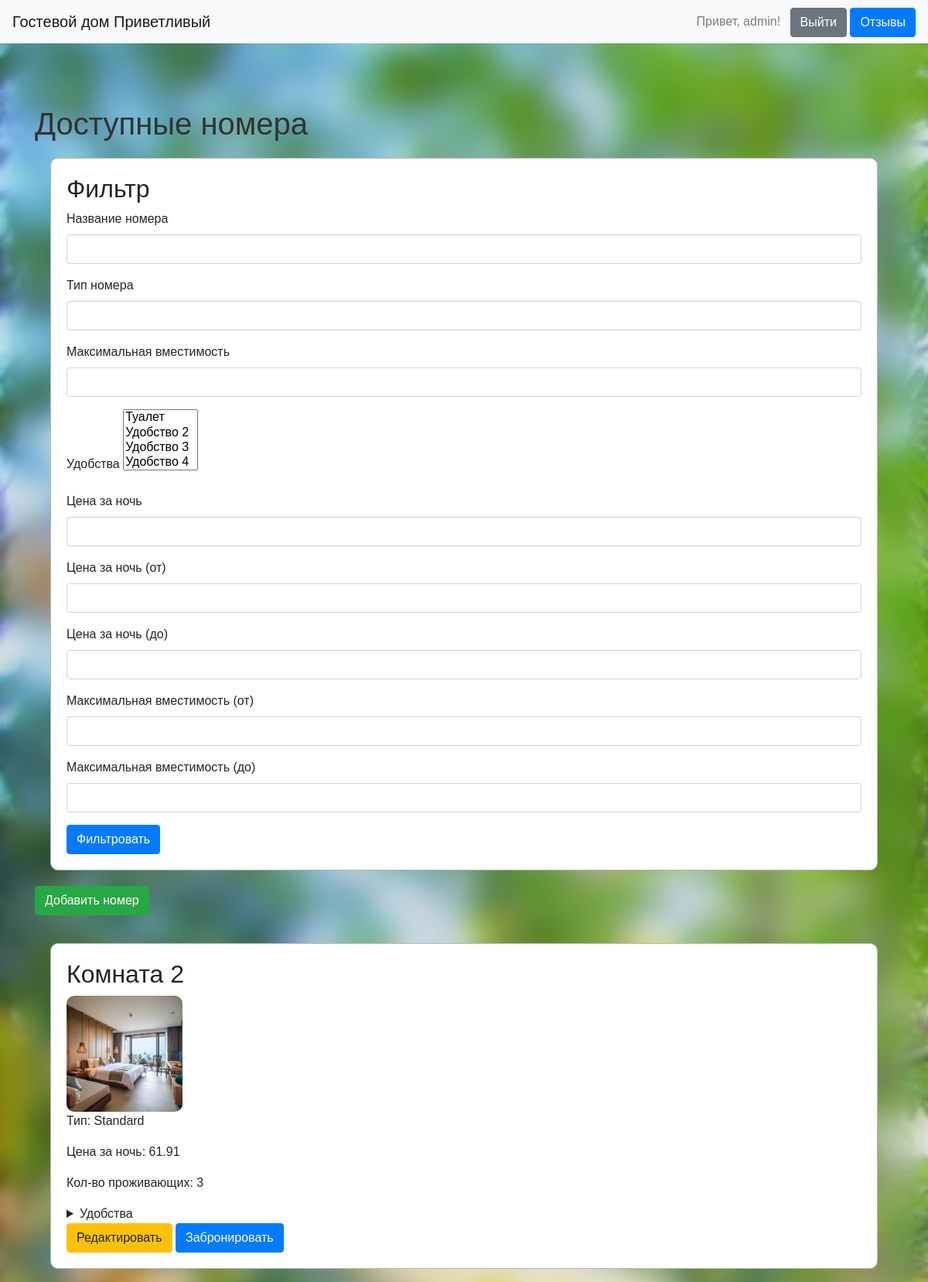
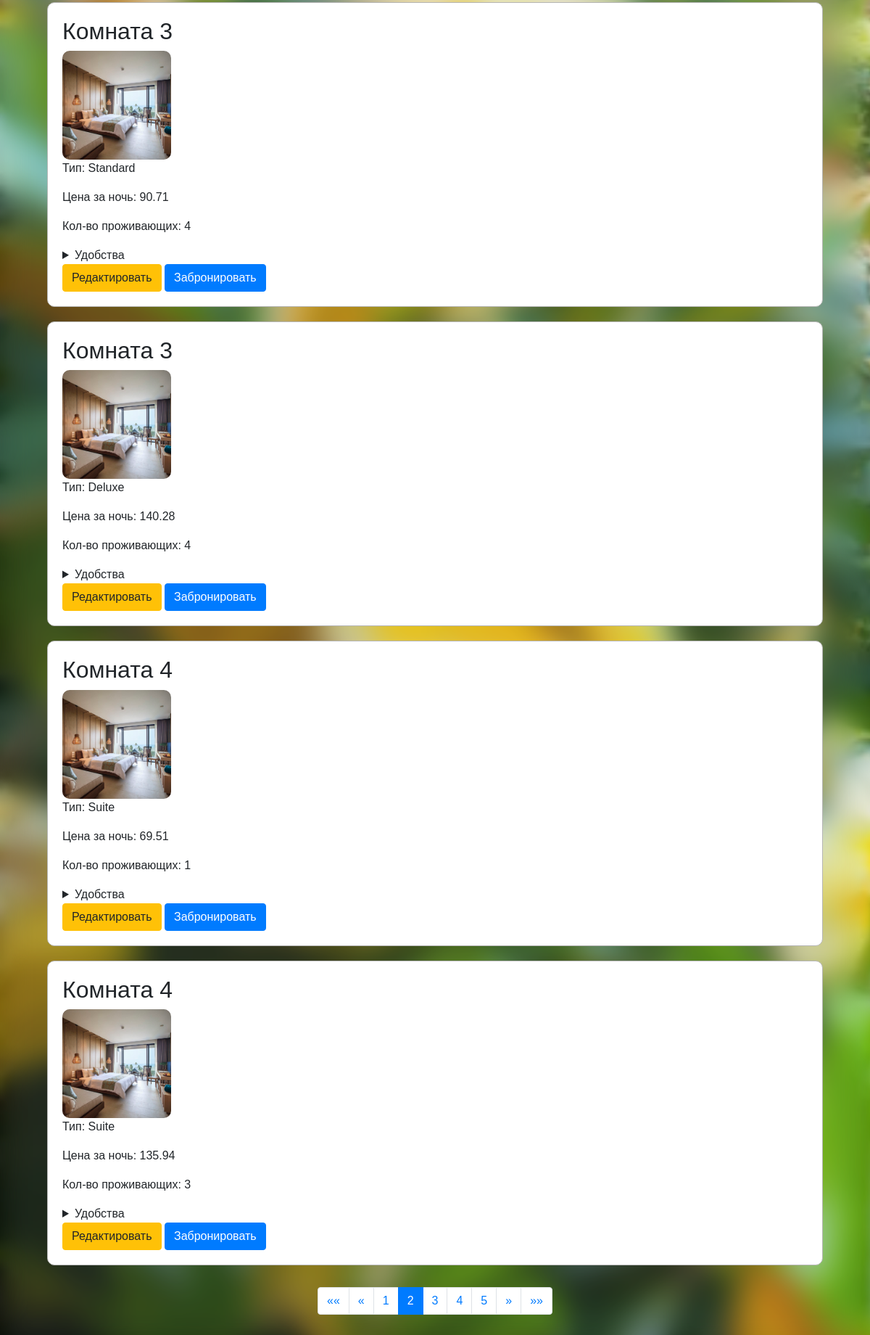
The app's page /?page=2 (signed in) with its own data (2 pictures, top to bottom).
### bookings/models.py (models this page shows, shortened)
class Amenity(models.Model):
    name = models.CharField(max_length=100, verbose_name="Название удобства")
    history = HistoricalRecords()  # Отслеживание истории
    def __str__(self):
        return self.name
    class Meta:
        verbose_name = "Удобство"
        verbose_name_plural = "Удобства"

class Room(models.Model):
    name = models.CharField(max_length=100, verbose_name="Название номера")
    room_number = models.CharField(max_length=10, verbose_name="Номер комнаты")
    room_type = models.CharField(max_length=50, verbose_name="Тип номера")
    price_per_night = models.DecimalField(max_digits=6, decimal_places=2, verbose_name="Цена за ночь")
    max_occupancy = models.IntegerField(verbose_name="Максимальная вместимость")
    amenities = models.ManyToManyField('Amenity', blank=True, verbose_name="Удобства")
    image = models.ImageField(upload_to='images/', verbose_name="Изображение")
    history = HistoricalRecords()  # Отслеживание истории
    class Meta:
        verbose_name = "Номер"
        verbose_name_plural = "Номера"
        ordering = ['name']

### bookings/views.py (the view)
# urls.py: path('', views.index, name='index'),
def index(request):
    rooms = Room.objects.all()
    filterset = RoomFilter(request.GET, queryset=rooms)  # Применяем фильтр
    filtered_queryset = filterset.qs  # Получаем отфильтрованный queryset
    paginator = Paginator(filtered_queryset, 5)  # Разбиваем на страницы по 5 объектов
    page_number = request.GET.get('page')  # Получаем номер страницы из GET-запроса
    rooms = paginator.get_page(page_number)  # Получаем объект страницы
    context = {
        'rooms': rooms,
        'filterset': filterset,
    }
    return render(request, 'bookings/index.html', context)

### bookings/templates/bookings/index.html (shortened to what this page needs)
{% load crispy_forms_tags %}
<!DOCTYPE html>
<html>
<head>
    {% load static %}
    <link rel="stylesheet" type="text/css"
          href="https://stackpath.bootstrapcdn.com/bootstrap/4.5.2/css/bootstrap.min.css">
    <link rel="stylesheet" href="{% static 'css/styles.css' %}">
</head>
<body>
<header class="navbar navbar-expand-lg navbar-light bg-light">
    <a class="navbar-brand" href="#">Гостевой дом Приветливый</a>
    <div class="ml-auto">
        {% if user.is_authenticated %}
            <span class="navbar-text">Привет, {{ user.username }}!</span>
            <form method="post" action="{% url 'logout' %}" style="display: inline;">
                <button type="submit" class="btn btn-secondary ml-2">Выйти</button>
                <a href="{% url 'review_list' %}" class="btn btn-primary">Отзывы</a>
            </form>
        {% else %}
            <button class="btn btn-primary" data-toggle="modal" data-target="#loginModal">Войти</button>
        {% endif %}
    </div>
</header>
<div class="container">
    <h1 class="mt-4">Доступные номера</h1>
    <div class="room">
        <h2>Фильтр</h2>
        <form method="get" action="/">
            {{ filterset.form|crispy }}
            <button type="submit" class="btn btn-primary">Фильтровать</button>
        </form>
    </div>
    {% if user.is_superuser %}
        <a href="{% url 'add_room' %}" class="btn btn-success mb-3">Добавить номер</a>
    {% endif %}
    <div class="rooms-list">
        {% for room in rooms %}
            <div class="room">
                <h2>{{ room.name }}</h2>
                <img src="{{ room.image.url }}" alt="Room Image" class="room-image">
                <p>Тип: {{ room.room_type }}</p>
                <p>Цена за ночь: {{ room.price_per_night }}</p>
                <p>Кол-во проживающих: {{ room.max_occupancy }}</p>
                <details>
                    <summary>Удобства</summary>
                </details>
                {% if user.is_superuser %}
                    <a href="{% url 'edit_room' room.pk %}" class="btn btn-warning">Редактировать</a>
                {% endif %}
                <button class="btn btn-primary" data-toggle="modal" data-target="#bookingModal">Забронировать</button>
            </div>
        {% endfor %}
    </div>
</div>
<nav aria-label="Page navigation">
    <ul class="pagination">
        {% if rooms.has_previous %}
            <li class="page-item">
                <a class="page-link" href="?page=1" aria-label="First">
                    <span aria-hidden="true">&laquo;&laquo;</span>
                </a>
            </li>
            <li class="page-item">
                <a class="page-link" href="?page={{ rooms.previous_page_number }}" aria-label="Previous">
                    <span aria-hidden="true">&laquo;</span>
                </a>
            </li>
        {% endif %}
        {% for num in rooms.paginator.page_range %}
            {% if rooms.number == num %}
                <li class="page-item active">
                    <a class="page-link" href="?page={{ num }}">{{ num }}</a>
                </li>
            {% else %}
                <li class="page-item">
                    <a class="page-link" href="?page={{ num }}">{{ num }}</a>
                </li>
            {% endif %}
        {% endfor %}
        {% if rooms.has_next %}
            <li class="page-item">
                <a class="page-link" href="?page={{ rooms.next_page_number }}" aria-label="Next">
                    <span aria-hidden="true">&raquo;</span>
                </a>
            </li>
            <li class="page-item">
                <a class="page-link" href="?page={{ rooms.paginator.num_pages }}" aria-label="Last">
                    <span aria-hidden="true">&raquo;&raquo;</span>
                </a>
            </li>
        {% endif %}
    </ul>
</nav>
</body>
</html>

### static/styles.css (style rules this page uses)
body { font-family: Arial, sans-serif; background-image: url("/media/images/background.webp"); backdrop-filter: brightness(110%) saturate(150%) blur(20px) contrast(80%); background-size: cover; background-attachment: fixed; margin: 0; padding: 0; min-height: 100vh; }
.container { margin-top: 80px; }
h1 { color: #333; margin-bottom: 20px; }
ul { list-style-type: none; padding: 0; margin: 0; }
li { margin: 10px 0; }
a { text-decoration: none; color: #0066cc; }
.room { padding: 20px; margin: 20px; background: white; border: 1px solid #b6b6b6; border-radius: 10px; }
.room-image { width: 150px; height: 150px; border-radius: 10px; object-fit: cover; }
.pagination { justify-content: center; padding-bottom: 40px; }

### records on screen
Room: name "Комната 2", image (picture), room_type "Standard", price_per_night "61.91", max_occupancy "3"
Room: name "Комната 3", image (picture), room_type "Standard", price_per_night "90.71", max_occupancy "4"
Room: name "Комната 3", image (picture), room_type "Deluxe", price_per_night "140.28", max_occupancy "4"
Room: name "Комната 4", image (picture), room_type "Suite", price_per_night "69.51", max_occupancy "1"
Room: name "Комната 4", image (picture), room_type "Suite", price_per_night "135.94", max_occupancy "3"

### other values on screen
{{ user.username }} "admin"
{{ num }} "1" "3" "4" "5"
{{ num }} "2"
